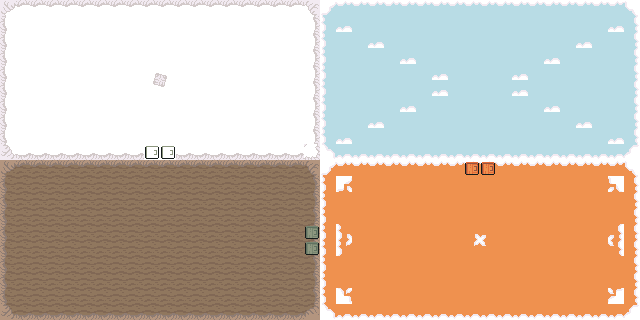

This game map was drawn from its Tiled (.tmx) file and the tilesets committed beside it. A one-line description and the full map source follow:
An orthogonal 40x20 tile map with 16x16 px tiles, 2 tile layers (Piso, Deco), 2 tilesets and 22 objects.

<map version="1.10" tiledversion="1.12.2" orientation="orthogonal" renderorder="right-down" width="40" height="20" tilewidth="16" tileheight="16" infinite="0" nextlayerid="4" nextobjectid="37">
 <editorsettings>
  <export target="nivel1.lua" format="lua" />
 </editorsettings>
 <tileset firstgid="1" name="TilesetPisos" tilewidth="16" tileheight="16" tilecount="572" columns="22">
  <image source="TilesetPisos.png" width="352" height="417" />
 </tileset>
 <tileset firstgid="573" name="TilesetDeco" tilewidth="16" tileheight="16" tilecount="240" columns="16">
  <image source="TilesetDeco.png" width="256" height="240" />
 </tileset>
 <layer id="1" name="Piso" width="40" height="20">
  <data encoding="csv">
309,310,310,310,310,310,310,310,310,310,310,310,310,310,310,310,310,310,310,311,463,464,464,464,464,464,464,464,464,464,464,464,464,464,464,464,464,464,464,465,
331,332,332,332,332,332,332,332,332,332,332,332,332,332,332,332,332,332,332,333,485,508,486,486,486,486,486,486,486,486,486,486,486,486,486,486,486,486,508,487,
331,332,332,332,332,332,332,332,332,332,332,332,332,332,332,332,332,332,332,333,485,486,486,508,486,486,486,486,486,486,486,486,486,486,486,486,508,486,486,487,
331,332,332,332,332,332,332,332,332,332,332,332,332,332,332,332,332,332,332,333,485,486,486,486,486,508,486,486,486,486,486,486,486,486,508,486,486,486,486,487,
331,332,332,332,332,332,332,332,332,336,337,332,332,332,332,332,332,332,332,333,485,486,486,486,486,486,486,508,486,486,486,486,508,486,486,486,486,486,486,487,
331,332,332,332,332,332,332,332,332,358,359,332,332,332,332,332,332,332,332,333,485,486,486,486,486,486,486,508,486,486,486,486,508,486,486,486,486,486,486,487,
331,332,332,332,332,332,332,332,332,332,332,332,332,332,332,332,332,332,332,333,485,486,486,486,486,508,486,486,486,486,486,486,486,486,508,486,486,486,486,487,
331,332,332,332,332,332,332,332,332,332,332,332,332,332,332,332,332,332,332,333,485,486,486,508,486,486,486,486,486,486,486,486,486,486,486,486,508,486,486,487,
331,332,332,332,332,332,332,332,332,332,332,332,332,332,332,332,332,332,332,333,485,508,486,486,486,486,486,486,486,486,486,486,486,486,486,486,486,486,508,487,
353,354,354,354,354,354,354,354,354,332,332,354,354,354,354,354,354,354,354,382,507,508,508,508,508,508,508,508,508,508,508,508,508,508,508,508,508,508,508,509,
320,321,321,321,321,321,321,321,321,321,321,321,321,321,321,321,321,321,321,322,474,475,475,475,475,475,475,475,475,475,475,475,475,475,475,475,475,475,475,476,
342,343,343,343,343,343,343,343,343,343,343,343,343,343,343,343,343,343,343,344,496,478,497,497,497,497,497,497,497,497,497,497,497,497,497,497,497,497,481,498,
342,343,343,343,343,343,343,343,343,343,343,343,343,343,343,343,343,343,343,344,496,497,497,497,497,497,497,497,497,497,497,497,497,497,497,497,497,497,497,498,
342,343,343,343,343,343,343,343,343,343,343,343,343,343,343,343,343,343,343,344,496,497,497,497,497,497,497,497,497,497,497,497,497,497,497,497,497,497,497,498,
342,343,343,343,343,343,343,343,343,343,343,343,343,343,343,343,343,343,343,344,496,500,497,497,497,497,497,497,497,501,502,497,497,497,497,497,497,497,503,498,
342,343,343,343,343,343,343,343,343,343,343,343,343,343,343,343,343,343,343,344,496,522,497,497,497,497,497,497,497,523,524,497,497,497,497,497,497,497,525,498,
342,343,343,343,343,343,343,343,343,343,343,343,343,343,343,343,343,343,343,344,496,497,497,497,497,497,497,497,497,497,497,497,497,497,497,497,497,497,497,498,
342,343,343,343,343,343,343,343,343,343,343,343,343,343,343,343,343,343,343,344,496,497,497,497,497,497,497,497,497,497,497,497,497,497,497,497,497,497,497,498,
342,343,343,343,343,343,343,343,343,343,343,343,343,343,343,343,343,343,343,344,496,544,497,497,497,497,497,497,497,497,497,497,497,497,497,497,497,497,547,498,
364,365,365,365,365,365,365,365,365,365,365,365,365,365,365,365,365,365,365,366,518,519,519,519,519,519,519,519,519,519,519,519,519,519,519,519,519,519,519,520
</data>
 </layer>
 <layer id="2" name="Deco" width="40" height="20">
  <data encoding="csv">
0,0,0,0,0,0,0,0,0,0,0,0,0,0,0,0,0,0,0,0,0,0,0,0,0,0,0,0,0,0,0,0,0,0,0,0,0,0,0,0,
0,0,0,0,0,0,0,0,0,0,0,0,0,0,0,0,0,0,0,0,0,0,0,0,0,0,0,0,0,0,0,0,0,0,0,0,0,0,0,0,
0,0,0,0,0,0,0,0,0,0,0,0,0,0,0,0,0,0,0,0,0,0,0,0,0,0,0,0,0,0,0,0,0,0,0,0,0,0,0,0,
0,0,0,0,0,0,0,0,0,0,0,0,0,0,0,0,0,0,0,0,0,0,0,0,0,0,0,0,0,0,0,0,0,0,0,0,0,0,0,0,
0,0,0,0,0,0,0,0,0,0,0,0,0,0,0,0,0,0,0,0,0,0,0,0,0,0,0,0,0,0,0,0,0,0,0,0,0,0,0,0,
0,0,0,0,0,0,0,0,0,0,0,0,0,0,0,0,0,0,0,0,0,0,0,0,0,0,0,0,0,0,0,0,0,0,0,0,0,0,0,0,
0,0,0,0,0,0,0,0,0,0,0,0,0,0,0,0,0,0,0,0,0,0,0,0,0,0,0,0,0,0,0,0,0,0,0,0,0,0,0,0,
0,0,0,0,0,0,0,0,0,0,0,0,0,0,0,0,0,0,0,0,0,0,0,0,0,0,0,0,0,0,0,0,0,0,0,0,0,0,0,0,
0,0,0,0,0,0,0,0,0,0,0,0,0,0,0,0,0,0,0,0,0,0,0,0,0,0,0,0,0,0,0,0,0,0,0,0,0,0,0,0,
0,0,0,0,0,0,0,0,0,788,788,0,0,0,0,0,0,0,0,0,0,0,0,0,0,0,0,0,0,0,0,0,0,0,0,0,0,0,0,0,
0,0,0,0,0,0,0,0,0,0,0,0,0,0,0,0,0,0,0,0,0,0,0,0,0,0,0,0,0,789,789,0,0,0,0,0,0,0,0,0,
0,0,0,0,0,0,0,0,0,0,0,0,0,0,0,0,0,0,0,0,0,0,0,0,0,0,0,0,0,0,0,0,0,0,0,0,0,0,0,0,
0,0,0,0,0,0,0,0,0,0,0,0,0,0,0,0,0,0,0,0,0,0,0,0,0,0,0,0,0,0,0,0,0,0,0,0,0,0,0,0,
0,0,0,0,0,0,0,0,0,0,0,0,0,0,0,0,0,0,0,0,0,0,0,0,0,0,0,0,0,0,0,0,0,0,0,0,0,0,0,0,
0,0,0,0,0,0,0,0,0,0,0,0,0,0,0,0,0,0,0,790,0,0,0,0,0,0,0,0,0,0,0,0,0,0,0,0,0,0,0,0,
0,0,0,0,0,0,0,0,0,0,0,0,0,0,0,0,0,0,0,790,0,0,0,0,0,0,0,0,0,0,0,0,0,0,0,0,0,0,0,0,
0,0,0,0,0,0,0,0,0,0,0,0,0,0,0,0,0,0,0,0,0,0,0,0,0,0,0,0,0,0,0,0,0,0,0,0,0,0,0,0,
0,0,0,0,0,0,0,0,0,0,0,0,0,0,0,0,0,0,0,0,0,0,0,0,0,0,0,0,0,0,0,0,0,0,0,0,0,0,0,0,
0,0,0,0,0,0,0,0,0,0,0,0,0,0,0,0,0,0,0,0,0,0,0,0,0,0,0,0,0,0,0,0,0,0,0,0,0,0,0,0,
0,0,0,0,0,0,0,0,0,0,0,0,0,0,0,0,0,0,0,0,0,0,0,0,0,0,0,0,0,0,0,0,0,0,0,0,0,0,0,0
</data>
 </layer>
 <objectgroup id="3" name="Paredes">
  <object id="5" x="-0.272727" y="-0.181818" width="320" height="7.09091" />
  <object id="18" x="320.091" y="159.636" width="143.909" height="7.09091" />
  <object id="33" x="320.091" y="152.886" width="143.909" height="7.09091" />
  <object id="31" x="496.216" y="160.011" width="143.909" height="7.09091" />
  <object id="32" x="496.341" y="152.511" width="143.909" height="7.09091" />
  <object id="19" x="320.091" y="312.909" width="320" height="7.09091" />
  <object id="16" x="320" y="0" width="320" height="7.09091" />
  <object id="15" x="-0.0227273" y="313.068" width="320" height="7.09091" />
  <object id="11" x="0.0909091" y="152.545" width="143.909" height="7.09091" />
  <object id="36" x="0.340909" y="159.545" width="143.909" height="7.09091" />
  <object id="34" x="176.341" y="152.67" width="143.909" height="7.09091" />
  <object id="35" x="176.841" y="160.17" width="143.909" height="7.09091" />
  <object id="6" x="312.5" y="0.0909091" width="7.40909" height="159.784" />
  <object id="26" x="320.364" y="0.147727" width="7.40909" height="159.784" />
  <object id="20" x="0.5" y="-0.272727" width="7.40909" height="159.784" />
  <object id="21" x="0.681818" y="159.909" width="7.40909" height="159.784" />
  <object id="22" x="314.5" y="160.091" width="5.40909" height="65.6364" />
  <object id="29" x="320.5" y="160.091" width="5.40909" height="65.6364" />
  <object id="27" x="314.625" y="254.716" width="5.40909" height="65.6364" />
  <object id="28" x="320.25" y="254.841" width="5.40909" height="65.6364" />
  <object id="24" x="632.682" y="159.909" width="7.40909" height="159.784" />
  <object id="25" x="632.682" y="0.0909091" width="7.40909" height="159.784" />
 </objectgroup>
</map>
